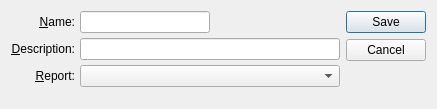
<?xml version="1.0" encoding="UTF-8"?>
<ui version="4.0">
 <comment>This file is part of the xTuple ERP: PostBooks Edition, a free and
open source Enterprise Resource Planning software suite,
Copyright (c) 1999-2019 by OpenMFG LLC, d/b/a xTuple.
It is licensed to you under the Common Public Attribution License
version 1.0, the full text of which (including xTuple-specific Exhibits)
is available at www.xtuple.com/CPAL.  By using this software, you agree
to be bound by its terms.</comment>
 <class>checkFormat</class>
 <widget class="QDialog" name="checkFormat">
  <property name="geometry">
   <rect>
    <x>0</x>
    <y>0</y>
    <width>437</width>
    <height>109</height>
   </rect>
  </property>
  <property name="windowTitle">
   <string>Check Format</string>
  </property>
  <layout class="QGridLayout" name="gridLayout">
   <item row="0" column="0">
    <layout class="QVBoxLayout">
     <property name="spacing">
      <number>0</number>
     </property>
     <item>
      <layout class="QHBoxLayout">
       <property name="spacing">
        <number>5</number>
       </property>
       <item>
        <layout class="QVBoxLayout">
         <property name="spacing">
          <number>5</number>
         </property>
         <item>
          <widget class="QLabel" name="_nameLit">
           <property name="text">
            <string>&amp;Name:</string>
           </property>
           <property name="alignment">
            <set>Qt::AlignRight|Qt::AlignTrailing|Qt::AlignVCenter</set>
           </property>
           <property name="buddy">
            <cstring>_name</cstring>
           </property>
          </widget>
         </item>
         <item>
          <widget class="QLabel" name="_descriptionLit">
           <property name="text">
            <string>&amp;Description:</string>
           </property>
           <property name="alignment">
            <set>Qt::AlignRight|Qt::AlignTrailing|Qt::AlignVCenter</set>
           </property>
           <property name="buddy">
            <cstring>_report</cstring>
           </property>
          </widget>
         </item>
         <item>
          <widget class="QLabel" name="_reportLit">
           <property name="text">
            <string>&amp;Report:</string>
           </property>
           <property name="alignment">
            <set>Qt::AlignRight|Qt::AlignTrailing|Qt::AlignVCenter</set>
           </property>
           <property name="buddy">
            <cstring>_report</cstring>
           </property>
          </widget>
         </item>
        </layout>
       </item>
       <item>
        <layout class="QVBoxLayout">
         <property name="spacing">
          <number>5</number>
         </property>
         <item>
          <layout class="QHBoxLayout">
           <property name="spacing">
            <number>0</number>
           </property>
           <item>
            <widget class="XLineEdit" name="_name"/>
           </item>
           <item>
            <spacer>
             <property name="orientation">
              <enum>Qt::Horizontal</enum>
             </property>
             <property name="sizeType">
              <enum>QSizePolicy::Expanding</enum>
             </property>
             <property name="sizeHint" stdset="0">
              <size>
               <width>20</width>
               <height>20</height>
              </size>
             </property>
            </spacer>
           </item>
          </layout>
         </item>
         <item>
          <widget class="XLineEdit" name="_descrip"/>
         </item>
         <item>
          <widget class="XComboBox" name="_report">
           <property name="sizePolicy">
            <sizepolicy hsizetype="Expanding" vsizetype="Fixed">
             <horstretch>0</horstretch>
             <verstretch>0</verstretch>
            </sizepolicy>
           </property>
           <property name="type">
            <enum>XComboBox::Reports</enum>
           </property>
          </widget>
         </item>
        </layout>
       </item>
      </layout>
     </item>
     <item>
      <spacer>
       <property name="orientation">
        <enum>Qt::Vertical</enum>
       </property>
       <property name="sizeType">
        <enum>QSizePolicy::Expanding</enum>
       </property>
       <property name="sizeHint" stdset="0">
        <size>
         <width>20</width>
         <height>16</height>
        </size>
       </property>
      </spacer>
     </item>
    </layout>
   </item>
   <item row="0" column="1">
    <widget class="QDialogButtonBox" name="_buttonBox">
     <property name="orientation">
      <enum>Qt::Vertical</enum>
     </property>
     <property name="standardButtons">
      <set>QDialogButtonBox::Cancel|QDialogButtonBox::Save</set>
     </property>
    </widget>
   </item>
  </layout>
 </widget>
 <layoutdefault spacing="6" margin="11"/>
 <customwidgets>
  <customwidget>
   <class>XComboBox</class>
   <extends>QComboBox</extends>
   <header>xcombobox.h</header>
  </customwidget>
  <customwidget>
   <class>XLineEdit</class>
   <extends>QLineEdit</extends>
   <header>xlineedit.h</header>
   <container>1</container>
  </customwidget>
 </customwidgets>
 <tabstops>
  <tabstop>_name</tabstop>
  <tabstop>_descrip</tabstop>
  <tabstop>_report</tabstop>
 </tabstops>
 <resources/>
 <connections>
  <connection>
   <sender>_buttonBox</sender>
   <signal>rejected()</signal>
   <receiver>checkFormat</receiver>
   <slot>reject()</slot>
   <hints>
    <hint type="sourcelabel">
     <x>390</x>
     <y>56</y>
    </hint>
    <hint type="destinationlabel">
     <x>218</x>
     <y>54</y>
    </hint>
   </hints>
  </connection>
 </connections>
</ui>
